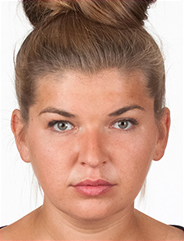
#> input picture sample/sample-govpl-image.png, 184 x 241 px
$ python -i id_photo_sheet.py   (imports and definitions only)
#> lines starting #> are read from the running program, lines starting #| are printed output that depends on the picture
"""
One-shot tool: turn one or more portrait photos into a printable 10x15cm
sheet of 35x45mm ID/document photos (6 slots, 2 columns x 3 rows, with
corner cut-mark guides), sized for kiosk printing (e.g. Rossmann in Poland,
whose standard print format is 10x15cm / 3:2).

Three ways to feed it a photo:

1. PRECISE (recommended for a real document photo) -- give the pixel
   coordinates of the hairline, chin, and face center (read them off the
   photo in any image viewer: macOS Preview, hover the cursor, etc.):

     --photo SOURCE HAIR_TOP CHIN FACE_CENTER_X

   The crop is framed so the head occupies --zoom of the 45mm frame height
   (most official rules, including Polish ones, want ~70-80%). Repeat
   --photo for more than one person; the 6 slots split evenly across them.

2. AUTO -- like precise mode, but the hairline/chin/face-center landmarks
   are estimated for you via face detection (OpenCV) instead of measured by
   hand. Takes bare image paths (like quick mode), plus the --auto flag:

     --auto SOURCE [SOURCE2 ...]

   Then runs through the exact same precise-mode crop math, so it also aims
   to satisfy gov.pl's two main rules: head height in the 70-80% range
   (--zoom, default 0.75 here) and the full head-plus-upper-shoulders
   framing (baked into that same crop math). Needs
   opencv-python-headless (pip install -r requirements-validate.txt).
   Approximate, like --validate below -- always double-check the result.

   If the requested --zoom doesn't fit the source photo (not enough margin
   around the detected face -- common with an already-tightly-cropped
   source image), --auto zooms in further automatically until it fits,
   prints what it adjusted to, and reports PASS/WARN against the *actual*
   zoom used. This can't always land inside 70-80%: a source photo with too
   little margin may force a result above 80% no matter how far it's
   zoomed in, since zooming in is the only direction that can still fit
   (there's no way to "zoom out" past the edges of the source). Precise
   mode does NOT do this -- an out-of-bounds --photo/--zoom combination
   still raises an error there, since the fix is for you to pick different
   numbers, not for the tool to silently override them.

3. QUICK (no measuring, default) -- just pass bare image paths, assuming
   each photo is more or less just the portrait (subject roughly centered,
   like a typical selfie/headshot). It crops straight to the 35:45 aspect
   ratio instead of stretching. This is NOT face-aware, so head size and
   position aren't guaranteed to meet any document-photo rule -- but you can
   play with --zoom (crop in tighter) and --crop-bias (shift the crop up or
   down) until it looks right.

   In quick mode, the two baseline ("do nothing extra") values are:
     --zoom 1.0        no extra zoom -- the largest 35:45 crop that fits
                        the source untouched (this IS the default)
     --crop-bias 0.5   centered -- no upward/downward shift (this IS the
                        default too; 0.5 is the neutral value, NOT 1.0 --
                        --crop-bias 1.0 means "push the crop all the way to
                        the bottom", it is not a no-op)

--variants generates several sheets at once instead of one, so you can
compare framing levels before printing. Pass it a comma-separated list to
sweep custom values instead of the built-in default sweep -- each entry is
either ZOOM alone, or CROP_BIAS-ZOOM to vary both together. In QUICK mode,
every zoom value in that list must be >= 1.0 (same rule as --zoom itself --
quick mode can only crop tighter than the original photo, never "zoom out"
past it); in PRECISE mode zoom is a 0-1 fraction instead (see above), so
that constraint doesn't apply there.

Examples:
    # quick mode: no landmarks, raw photos straight in, one photo -> 6 copies
    python3 id_photo_sheet.py out.jpg photo.heic

    # two photos -> 3 copies of each
    python3 id_photo_sheet.py out.jpg bonnie.heif clyde.heif

    # zoom in (crop tighter into the center) and nudge the crop upward
    python3 id_photo_sheet.py out.jpg photo.heic --zoom 1.3 --crop-bias 0.2

    # compare 3 crop positions (top/center/bottom) at once
    python3 id_photo_sheet.py out.jpg photo.heic --variants

    # compare specific zoom levels instead (comma-separated list, any count)
    python3 id_photo_sheet.py out.jpg photo.heic --variants 1.1,1.2,1.3

    # sweep crop-bias and zoom together, per entry (CROP_BIAS-ZOOM); the
    # first entry (0.5-1.0) is the baseline/no-op case, for comparison
    # against the two zoomed-in, downward-biased variants after it
    python3 id_photo_sheet.py out.jpg photo.heic --variants 0.5-1.0,0.65-1.1,0.84-1.2

    # precise mode: exact pixel landmarks instead of guessing
    python3 id_photo_sheet.py out.jpg --photo me.heic 83 1858 1134
    python3 id_photo_sheet.py out.jpg --photo me.heic 83 1858 1134 --zoom 0.75
    python3 id_photo_sheet.py out.jpg --photo me.heic 83 1858 1134 --variants 0.6,0.65,0.7,0.75

    # auto mode: no landmarks needed, face-detected instead (needs opencv)
    python3 id_photo_sheet.py out.jpg photo.heic --auto
    python3 id_photo_sheet.py out.jpg bonnie.heif clyde.heif --auto --zoom 0.78

    # no corner cut-mark guides (clean sheet, e.g. for a printer that adds its own)
    python3 id_photo_sheet.py out.jpg photo.heic --no-cut-marks

VALIDATING against the gov.pl rule that the head should fill 70-80% of the
photo height (https://www.gov.pl/web/gov/zdjecie-do-dowodu-lub-paszportu):

  - Precise and AUTO modes report this automatically, for free, every time
    they crop a photo -- --zoom IS the head-height fraction by construction
    (auto mode's is just estimated instead of measured), so it's a PASS/WARN
    against whatever --zoom was used, printed right when the crop happens.

  - --validate PHOTO [PHOTO2 ...] runs real face detection (OpenCV Haar
    cascade) on any already-cropped 35x45mm photo -- from this script's
    quick mode, or from anywhere else -- and estimates head-height coverage
    instead of just trusting the crop math. Needs opencv-python-headless
    (pip install opencv-python-headless); the estimate is approximate (a
    frontal-face cascade detects roughly eyebrows-to-chin, not the true
    hairline-to-chin head height, so a correction factor is applied) --
    treat it as a sanity check, not an authoritative pass/fail.

    python3 id_photo_sheet.py --validate sheet_photo.jpg
    python3 id_photo_sheet.py --validate photo1.jpg photo2.jpg
"""
import argparse
from PIL import Image, ImageDraw

# [5 lines not run here, left out]

DPI = 600
MM_W, MM_H = 35, 45
SHEET_MM_W, SHEET_MM_H = 100, 150
COLS, ROWS = 2, 3
TOTAL_SLOTS = COLS * ROWS  # 6
TARGET_RATIO = MM_W / MM_H  # 35:45 = 0.778
GOVPL_HEAD_HEIGHT_RANGE = (0.70, 0.80)  # gov.pl: head should fill 70-80% of frame height

# 2 * 35mm = 70mm <= 100mm and 3 * 45mm = 135mm <= 150mm, so 6 copies of a
# 35x45mm photo do fit on one 10x15cm sheet (tighter than the common 4-up
# layout, confirmed against Rossmann's own 10x15cm = 3:2 standard format).


def mm_to_px(mm):
    return int(round(mm / 25.4 * DPI))


PX_W, PX_H = mm_to_px(MM_W), mm_to_px(MM_H)


# [55 lines left out: function crop_precise, not called in this run]


def crop_fallback(source, zoom=1.0, crop_bias=0.5):
    """No landmarks needed: crop straight to the 35:45 aspect ratio instead
    of stretching (assumes the subject is roughly centered in the photo,
    which holds for a typical selfie/portrait framing). Not face-aware, so
    head size/position aren't guaranteed to meet any document-photo rule.

    zoom: 1.0 = the largest 35:45 box that fits inside the source (as
    "zoomed out" as this can go); >1.0 crops a smaller, centered region and
    scales it up, i.e. zooms in (2.0 = crop half the width/height).
    crop_bias: where that box sits in the leftover vertical space when the
    source is wider than 35:45 relative to it (0=top, 0.5=centered, 1=bottom).
    """
#> called with source = 'sample/sample-govpl-image.png', zoom = 1, crop_bias = 0.5
    if zoom < 1.0:
        raise ValueError("--zoom must be >= 1.0 in quick mode (can't zoom out past the original photo)")
    img = Image.open(source).convert("RGB")
    w, h = img.size
#> w = 184; h = 241
    ratio = w / h
#> ratio = 0.763

    # largest 35:45 box that fits fully inside the source
    if ratio > TARGET_RATIO:
        max_w, max_h = int(round(h * TARGET_RATIO)), h
    else:
        max_w, max_h = w, int(round(w / TARGET_RATIO))
#> max_w = 184; max_h = 237

    box_w = max(1, int(round(max_w / zoom)))
#> box_w = 184
    box_h = max(1, int(round(max_h / zoom)))
#> box_h = 237
    left = int(round((w - box_w) * 0.5))
#> left = 0
    top = int(round((h - box_h) * crop_bias))
#> top = 2
    left = max(0, min(left, w - box_w))
    top = max(0, min(top, h - box_h))

    print(f"{source}: {w}x{h} -> box {box_w}x{box_h} at ({left},{top}), "
          f"zoom={zoom}, crop_bias={crop_bias} (not face-aware)")
#| sample/sample-govpl-image.png: 184x241 -> box 184x237 at (0,2), zoom=1.0, crop_bias=0.5 (not face-aware)
    img = img.crop((left, top, left + box_w, top + box_h))
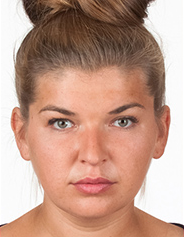
#> img: PIL image 184x237 RGB; mean R, G, B 193.6, 155.4, 138.8
    return img.resize((PX_W, PX_H), Image.LANCZOS)


# A frontal-face Haar cascade typically detects a box spanning roughly
# eyebrows-to-chin, not the true hairline-to-chin head height gov.pl means.
# This factor scales the detected box up to approximate the full head
# height. It's an empirical rule of thumb, not a measured constant --
# treat the result as a sanity check, not an authoritative pass/fail.
FACE_TO_HEAD_HEIGHT_CORRECTION = 1.3

AUTO_DEFAULT_ZOOM = 0.75  # middle of the gov.pl 70-80% range, used as --auto's default --zoom


# [245 lines left out: functions _require_cv2, _detect_largest_face, auto_landmarks, validate_face_coverage, build_sheet, make_sheet and 1 more, not called in this run]


# [2 lines not run here, left out]

>>> result = crop_fallback('sample/sample-govpl-image.png')
